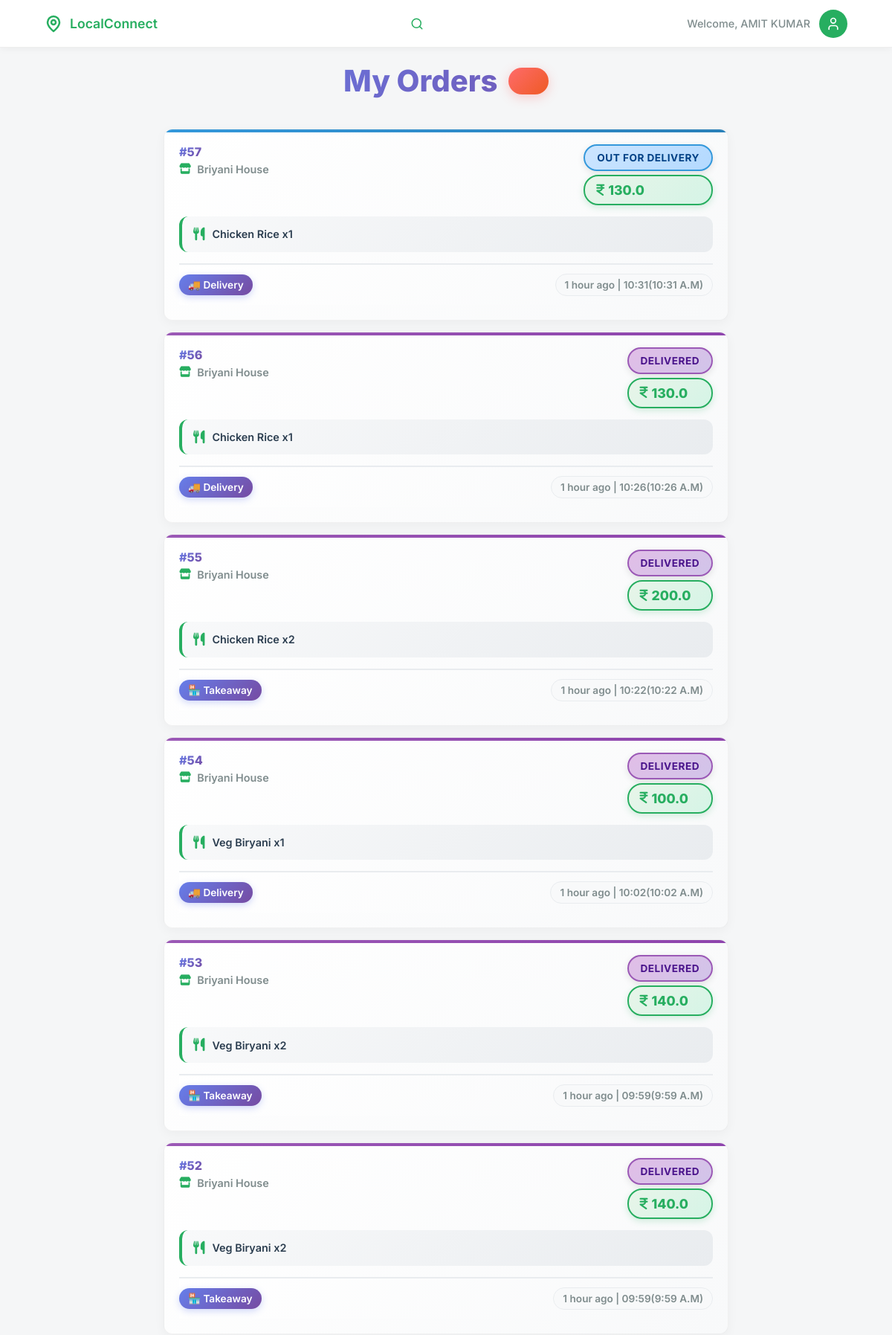
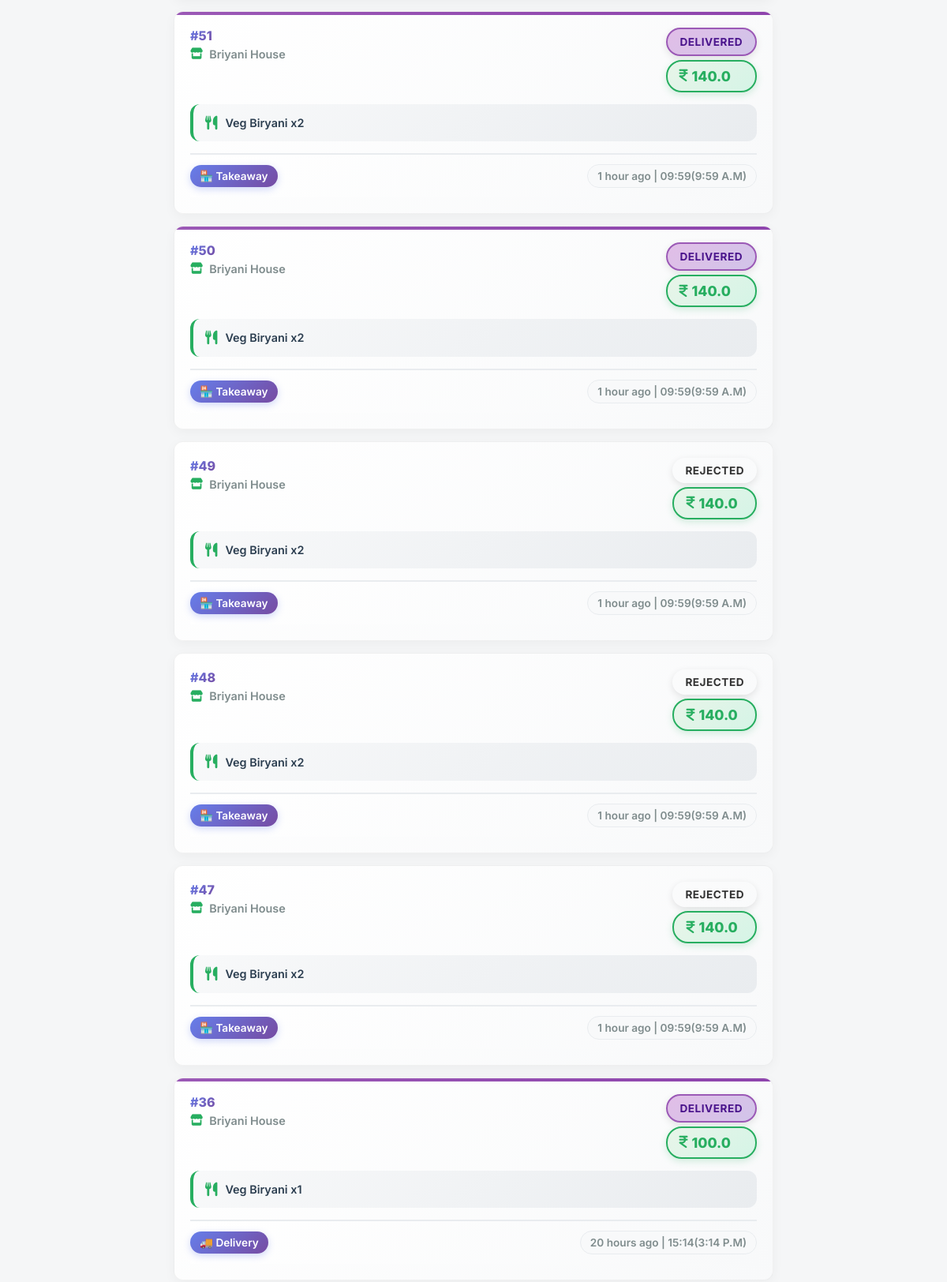
Screenshot of /customer/orders (signed in, upper part) with the database file from the repository (2 pictures, top to bottom).
### models/models.py (models this page shows, shortened)
class Order(db.Model):
    id = db.Column(db.Integer, primary_key=True)
    customer_id = db.Column(db.Integer, db.ForeignKey('customer.id'), nullable=False)
    vendor_id = db.Column(db.Integer, db.ForeignKey('vendor.id'), nullable=False)
    vendor_name = db.Column(db.String(100), nullable=False)
    customer_name = db.Column(db.String(100))
    customer_phone = db.Column(db.String(20))
    items = db.Column(db.Text, nullable=False)
    items_summary = db.Column(db.String(500))
    delivery_type = db.Column(db.String(20), nullable=False)
    payment_type = db.Column(db.String(20), nullable=False)
    total = db.Column(db.Float, nullable=False)
    status = db.Column(db.String(20), default='Pending')
    order_type = db.Column(db.String(20))
    customer_suggestion = db.Column(db.Text)
    rejection_reason = db.Column(db.Text)
    created_at = db.Column(db.DateTime, default=datetime.utcnow)
    razorpay_order_id = db.Column(db.String(100))
    razorpay_payment_id = db.Column(db.String(100))
    razorpay_signature = db.Column(db.String(255))
    review_rating = db.Column(db.Integer)
    review_comment = db.Column(db.Text)
    review_date = db.Column(db.DateTime)
    preparing_at = db.Column(db.DateTime)
    out_for_delivery_at = db.Column(db.DateTime)
    ready_at = db.Column(db.DateTime)
    completed_at = db.Column(db.DateTime)
    rejected_at = db.Column(db.DateTime)
    vendor_response = db.Column(db.Text)
    vendor_response_date = db.Column(db.DateTime)
    response_helpful = db.Column(db.Integer, default=0)
    def get_items(self):
        return json.loads(self.items)

### app.py (the view)
@app.route('/customer/orders')
@customer_required
def customer_orders():
    user_id = session.get('user_id')
    orders_query = Order.query.filter_by(customer_id=user_id).order_by(Order.created_at.desc()).all()
    orders = [{
        'id': o.id,
        'vendor_name': o.vendor_name,
        'items': o.items,
        'delivery_type': o.delivery_type,
        'payment_type': o.payment_type,
        'total': o.total,
        'status': o.status,
        'created_at': o.created_at.isoformat(),
        'preparing_at': o.preparing_at.isoformat() if o.preparing_at else None,
        'out_for_delivery_at': o.out_for_delivery_at.isoformat() if o.out_for_delivery_at else None,
        'ready_at': o.ready_at.isoformat() if o.ready_at else None,
        'completed_at': o.completed_at.isoformat() if o.completed_at else None,
        'review_rating': o.review_rating,
        'review_comment': o.review_comment,
        'rejectionReason': o.rejection_reason
    } for o in orders_query]
    return render_template('customer/orders.html', user_name=session.get('user_name'), user_id=user_id, orders=orders, orders_query=orders_query)

### app.py (called while the page is built)
@app.before_request
def make_session_permanent():
    session.permanent = True

@app.before_request
def check_session_validity():
    if (request.endpoint and
        (request.endpoint.startswith('static') or
         request.endpoint in ['sign_in', 'customer_signup', 'vendor_signup', 'home', 'signup_success'] or
         request.endpoint.startswith('api.') or
         request.endpoint.startswith('get_vendor'))):
        return
    if request.endpoint and request.endpoint.startswith('api.'):
        return

### templates/customer/orders.html (shortened to what this page needs)
<!DOCTYPE html>
<html lang="en">
<head>
    <link rel="stylesheet" href="/static/css/customer/base.css">
    <link rel="stylesheet" href="https://cdnjs.cloudflare.com/ajax/libs/font-awesome/6.0.0/css/all.min.css">
    <link rel="stylesheet" href="https://unpkg.com/leaflet@1.9.4/dist/leaflet.css" />
</head>
<body>
    <header class="navbar">
        <div class="nav-container">
            <div class="logo">
                <svg width="24" height="24" viewBox="0 0 24 24" fill="none" stroke="currentColor" stroke-width="2.5" stroke-linecap="round" stroke-linejoin="round">
                    <path d="M20 10c0 6-8 12-8 12s-8-6-8-12a8 8 0 0 1 16 0Z"></path>
                    <circle cx="12" cy="10" r="3"></circle>
                </svg>
                <span>LocalConnect</span>
            </div>
            <div class="search-wrapper" id="searchWrapper">
                <svg class="search-icon" width="18" height="18" viewBox="0 0 24 24" fill="none" stroke="currentColor" stroke-width="2" stroke-linecap="round" stroke-linejoin="round">
                    <circle cx="11" cy="11" r="8"></circle>
                    <line x1="21" y1="21" x2="16.65" y2="16.65"></line>
                </svg>
            </div>
            <div class="user-profile">
                <span class="welcome-text">Welcome, {{ user_name or 'Guest' }}</span>
                <div class="avatar" id="profileIcon">
                    <svg width="20" height="20" viewBox="0 0 24 24" fill="none" stroke="currentColor" stroke-width="2" stroke-linecap="round" stroke-linejoin="round">
                        <path d="M19 21v-2a4 4 0 0 0-4-4H9a4 4 0 0 0-4 4v2"></path>
                        <circle cx="12" cy="7" r="4"></circle>
                    </svg>
                </div>
            </div>
        </div>
    </header>
    <main class="content-wrapper">
        <div class="orders-container">
            <h2 class="page-title enhanced-title">My Orders <span class="orders-count">{{ orders_query|length if orders_query else 0 }}</span></h2>
            <div class="orders-list" id="orders-list">
                {% if orders_query %}
                    {% for order in orders_query %}
                    <div class="order-card enhanced-order-card" onclick="showOrderDetails({{ order.id }})">
                        <div class="order-status-indicator {{ 'delivered' if order.status == 'Completed' else order.status }}"></div>
                        <div class="order-header">
                            <div class="order-info">
                                <h4><span class="order-number">#{{ order.id }}</span></h4>
                                <p class="vendor-name"><i class="fa-solid fa-store"></i> {{ order.vendor_name }}</p>
                            </div>
                            <div class="order-status">
                                <span class="status-badge enhanced-status {{ 'delivered' if order.status == 'Completed' else order.status }}">{{ 'Delivered' if order.status == 'Completed' else order.status.replace('_', ' ').title() }}</span>
                                <span class="order-total enhanced-total"><i class="fa-solid fa-indian-rupee-sign"></i>{{ order.total }}</span>
                            </div>
                        </div>
                        <div class="order-items enhanced-items">
                            <p><i class="fa-solid fa-utensils"></i> {% for item in order.get_items() %}{{ item.name }} x{{ item.qty }}{% if not loop.last %}, {% endif %}{% endfor %}</p>
                        </div>
                        <div class="order-meta enhanced-meta">
                            <span class="order-type">{{ '🚚 Delivery' if order.delivery_type == 'delivery' else '🏪 Takeaway' }}</span>
                            <span class="order-date" data-timestamp="{{ order.created_at.timestamp() }}">{{ order.created_at.strftime('%b %d, %Y %I:%M %p') }} | {{ order.created_at.strftime('%H:%M') }}</span>
                        </div>
                    </div>
                    {% endfor %}
                {% endif %}
            </div>
        </div>
    </main>
</body>
</html>

### rows the page displays
Order: id "57", vendor_name "Briyani House", status "OUT FOR DELIVERY", total "130.0", name "Chicken Rice", qty "1", delivery_type "🚚 Delivery"
Order: id "56", vendor_name "Briyani House", status "DELIVERED", total "130.0", name "Chicken Rice", qty "1", delivery_type "🚚 Delivery"
Order: id "55", vendor_name "Briyani House", status "DELIVERED", total "200.0", name "Chicken Rice", qty "2", delivery_type "🏪 Takeaway"
Order: id "54", vendor_name "Briyani House", status "DELIVERED", total "100.0", name "Veg Biryani", qty "1", delivery_type "🚚 Delivery"
Order: id "53", vendor_name "Briyani House", status "DELIVERED", total "140.0", name "Veg Biryani", qty "2", delivery_type "🏪 Takeaway"
Order: id "52", vendor_name "Briyani House", status "DELIVERED", total "140.0", name "Veg Biryani", qty "2", delivery_type "🏪 Takeaway"
Order: id "51", vendor_name "Briyani House", status "DELIVERED", total "140.0", name "Veg Biryani", qty "2", delivery_type "🏪 Takeaway"
Order: id "50", vendor_name "Briyani House", status "DELIVERED", total "140.0", name "Veg Biryani", qty "2", delivery_type "🏪 Takeaway"
Order: id "49", vendor_name "Briyani House", status "REJECTED", total "140.0", name "Veg Biryani", qty "2", delivery_type "🏪 Takeaway"
Order: id "48", vendor_name "Briyani House", status "REJECTED", total "140.0", name "Veg Biryani", qty "2", delivery_type "🏪 Takeaway"
Order: id "47", vendor_name "Briyani House", status "REJECTED", total "140.0", name "Veg Biryani", qty "2", delivery_type "🏪 Takeaway"
Order: id "36", vendor_name "Briyani House", status "DELIVERED", total "100.0", name "Veg Biryani", qty "1", delivery_type "🚚 Delivery"

### other values shown
{{ user_name or 'Guest' }} "AMIT KUMAR"
